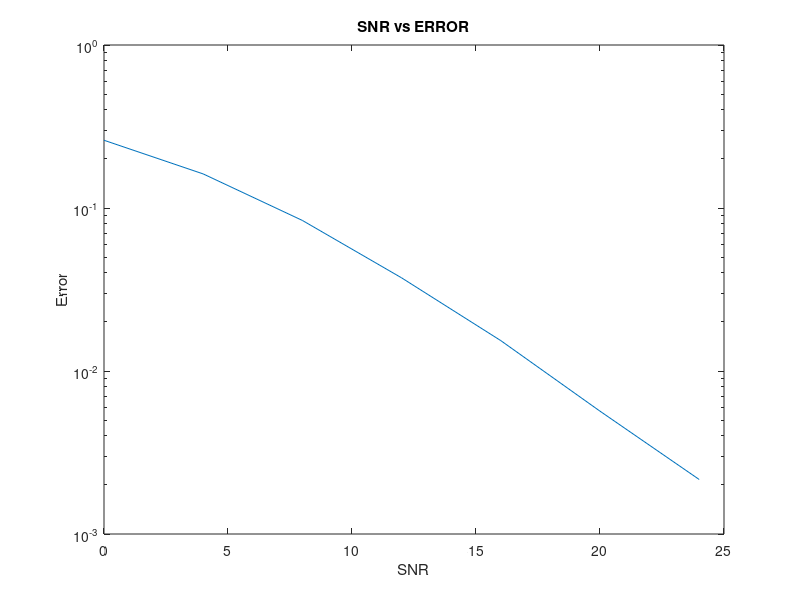

Here is the MATLAB script that generated this plot:
clc;
clear all;
close all;

N = 100000;
X = randi([0,1],[1,N]);
% N = 8;
% X = [0 0 0 1 1 0 1 1];

n = 1;
for i = 1:2:N
    if (X(i) == 0) && (X(i+1) == 0)
        bpsk(n) = (1+1j)/sqrt(2);
    elseif (X(i) == 0) && (X(i+1) == 1)
        bpsk(n) = (-1+1j)/sqrt(2);
    elseif (X(i) == 1) && (X(i+1) == 0)
        bpsk(n) = (-1-1j)/sqrt(2);
    elseif (X(i) == 1) && (X(i+1) == 1)
        bpsk(n) = (1-1j)/sqrt(2);
    end
    n = n+1;
end

h = complex(randn(1,N/2),randn(1,N/2));
noise = complex(randn(1,N/2),randn(1,N/2));

SNR_dB = 0:4:24;
l = length(SNR_dB);

for i = 1:l
    SNR_lin(i) = 10^(SNR_dB(i)/10);
    sigma(i) = 1/sqrt(SNR_lin(i));
    y = h.*bpsk + sigma(i)*noise;
    Dec1 = y./h;
    n = 1;
    for j = 1:N/2
        if (real(Dec1(j))>0) && (imag(Dec1(j))>0)
            X_rcvd(n) = 0;
            X_rcvd(n+1) = 0;
        elseif (real(Dec1(j))<0) && (imag(Dec1(j))>0)
            X_rcvd(n) = 0;
            X_rcvd(n+1) = 1;
        elseif (real(Dec1(j))<0) && (imag(Dec1(j))<0)
            X_rcvd(n) = 1;
            X_rcvd(n+1) = 0;
        elseif (real(Dec1(j))>0) && (imag(Dec1(j))<0)
            X_rcvd(n) = 1;
            X_rcvd(n+1) = 1;
        end
        n = n+2;
    end
    e(i) = sum(abs(X-X_rcvd))/N;
end

semilogy(SNR_dB,e);
xlabel('SNR');ylabel('Error');
title('SNR vs ERROR');
